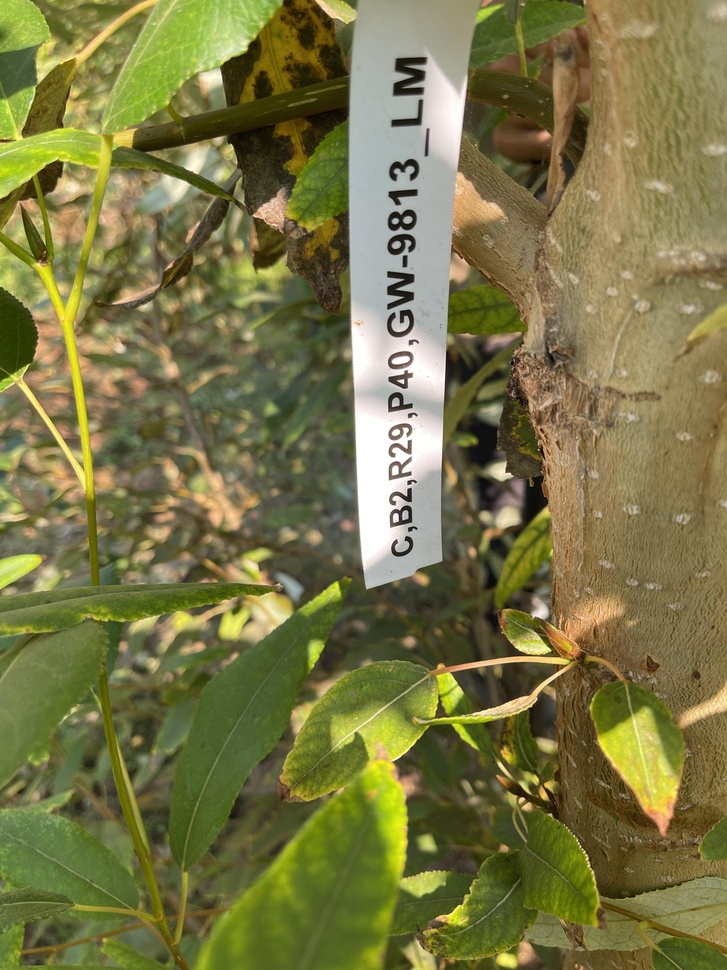
#> input picture dataset/001FD477-9448-4514-BA0A-599AA304357C.jpg, 727 x 970 px, shrunk from 3024 x 4032 before the run; its folder holds 4 pictures in this run
$ jupyter execute --allow-errors model_from_masks.ipynb
#> lines starting #> are read from the running program, lines starting #| are printed output that depends on the picture; after the words box and inside, x2 and y2 are one past the last pixel; in counts of white or black regions, pixels touching at a corner belong together; pictures that were not available may be replaced by others from this repository, and a replacement may not be noted
[cell 1]
import os
import cv2
import math
import pickle
import random
import numpy as np
import pandas as pd
from pathlib import Path
from threading import Thread
import matplotlib.pyplot as plt
from IPython.display import clear_output
from sklearn.preprocessing import StandardScaler
from sklearn.ensemble import RandomForestClassifier
from sklearn.model_selection import train_test_split
from sklearn.metrics import accuracy_score, confusion_matrix, ConfusionMatrixDisplay

[cell 2]
# get smoky-mountain-data-comp folder
HOME_DIR = str(Path().cwd().parent)

# get the sam data folder
SAM_FOLDER = "seg_from_SAM"

# consistent randmo seed for everything
RANDOM_SEED = 107

# load the spreadsheet into the kernel
#> (the rest of this cell did not finish here and is left out)

Functions and Type Declarations

[cell 3]
cv2.Image = np.ndarray
cv2.Contour = np.ndarray

# shows an image on ipynb
def imshow(img: np.ndarray) -> None:
    plt.axis('off')
    plt.grid(False)
    plt.imshow(cv2.cvtColor(img, cv2.COLOR_BGR2RGB))
    plt.show()

# get a random filename from within the sheet
def get_random_filename() -> str:
    return SHEET_DATA['filename'][random.randint(0, len(SHEET_DATA)-1)]

# display filename and image, and get image going to filename
def get_image(filename: str = None, show: bool = True):
    if filename is None:
        filename = get_random_filename()
    img = cv2.imread(f"{HOME_DIR}/dataset/{filename}")
    if show:
        print(filename)
        imshow(img)
    return img

def draw_contours(contours: list[cv2.Contour], img: cv2.Image, mode: str = "random") -> cv2.Image:
    """ Draw contours onto an image with random colors """
    draw_img = img.copy()
    for contour in contours:
        if mode == "random":
            color = tuple(random.randint(150, 255) for _ in range(3))
        elif mode == "red":
            color = (0, 0, 255)
        elif mode == "blue":
            color = (255, 0, 0)
        elif mode == "green":
            color = (0, 255, 0)
        else:
            raise Exception("Invalid color mode.")
        draw_img = cv2.drawContours(draw_img, [contour], -1, color, 5)
    return draw_img

# easy access grayscale function
def grayscale(img: cv2.Image) -> cv2.Image:
    return cv2.cvtColor(img, cv2.COLOR_BGR2GRAY)

Get the contours from the segmented images

[cell 4]
def load_contours(img: cv2.Image, mask: cv2.Image, show: bool = False) -> list[cv2.Contour]:

    # find contours from the mask
    edged = cv2.Canny(mask, threshold1=0, threshold2=0)
    contours = cv2.findContours(edged, cv2.RETR_EXTERNAL, cv2.CHAIN_APPROX_SIMPLE)[0]

    # filter away ones that are too small
    contours = [*filter(lambda cnt: cv2.contourArea(cnt) > float(np.prod(img.shape[:2])) / 1000, contours)]

    if show:
        drawn_contours = draw_contours(contours, cv2.cvtColor(grayscale(img), cv2.COLOR_GRAY2BGR), mode="green")
        imshow(drawn_contours)

    return contours

filename = random.choice(os.listdir(f"{SAM_FOLDER}/images"))
img = get_image(filename)
#> in get_image, img is the input picture: shape (970, 727, 3); mean B, G, R 69.7, 118, 121.1
mask = cv2.imread(f"{SAM_FOLDER}/images/{filename}", cv2.IMREAD_GRAYSCALE)
#> mask: shape (970, 727); min 0, max 255, mean 113.4

_ = load_contours(img, mask, show=True)
#> in load_contours, `edged = cv2.Canny(mask, threshold1=0, threshold2=0)`:
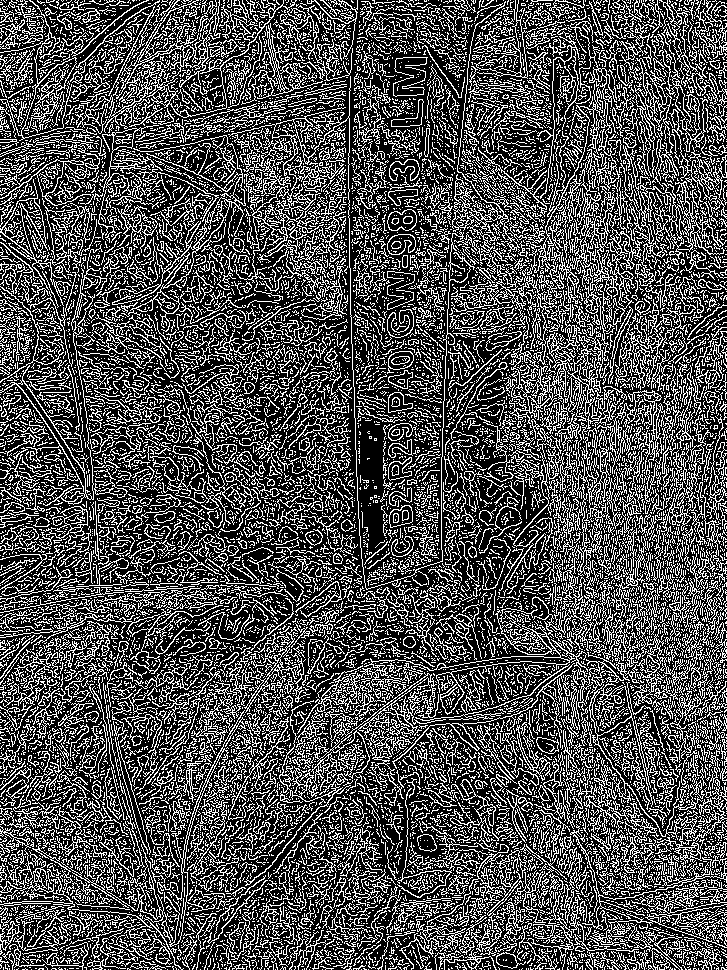
#> edged: shape (970, 727); 30.9% white in thin lines or dots
#> in load_contours, `contours = cv2.findContours(edged, cv2.RETR_EXTERNAL, cv2.CHAIN_APPROX..`: contours = 14615 contours, 14083 with area under 20; largest, box (x1, y1, x2, y2) and area: (559, 186, 636, 378) 3020, (228, 76, 475, 590) 2764, (451, 278, 580, 434) 2220, (112, 135, 246, 332) 1719, (526, 21, 622, 273) 1596
#> in load_contours, `contours = [*filter(lambda cnt: cv2.contourArea(cnt) > float(np.prod(i..`: contours = 17 contours; largest, box (x1, y1, x2, y2) and area: (559, 186, 636, 378) 3020, (228, 76, 475, 590) 2764, (451, 278, 580, 434) 2220, (112, 135, 246, 332) 1719, (526, 21, 622, 273) 1596
#> the loop in draw_contours, `for contour in contours:` made 17 passes
#> pass 1, in draw_contours, `draw_img = cv2.drawContours(draw_img, [contour], -1, color, 5)`:
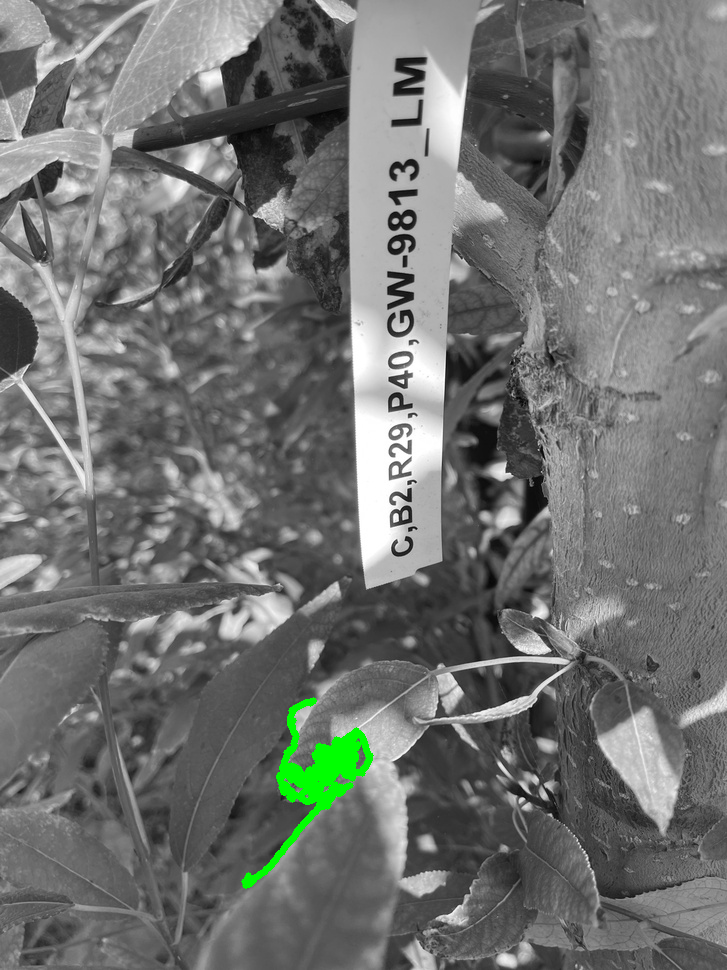
#> draw_img: shape (970, 727, 3); mean B, G, R 112.6, 114.5, 112.6
#> pass 2, in draw_contours, `draw_img = cv2.drawContours(draw_img, [contour], -1, color, 5)`:
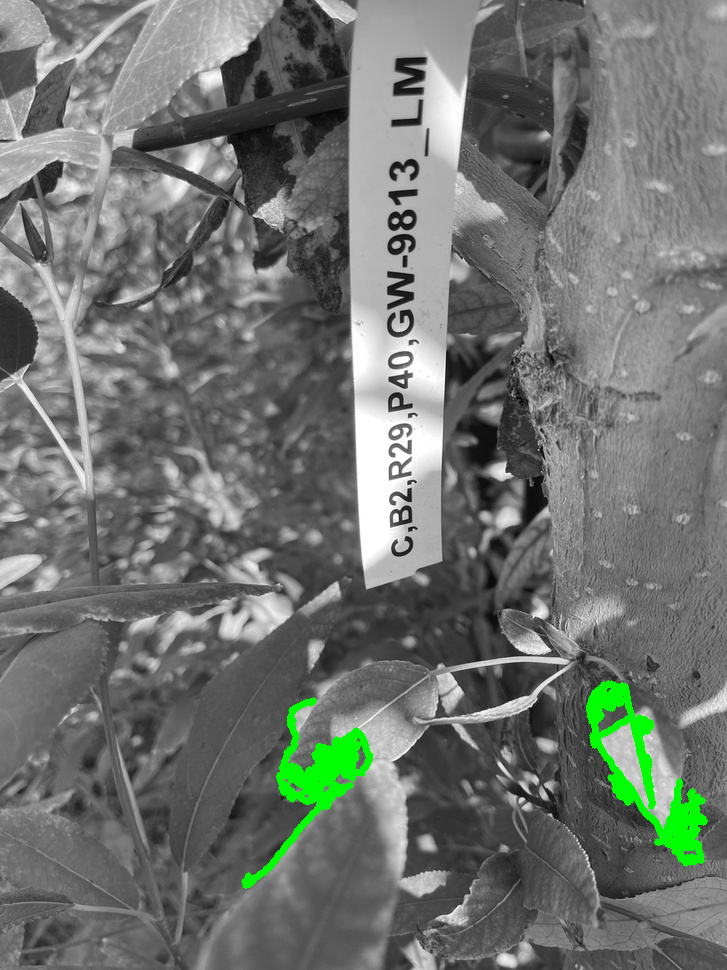
#> draw_img: shape (970, 727, 3); 0.91% of pixels changed, all inside (x1, y1, x2, y2) = (586, 680, 708, 867)
#> pass 3, in draw_contours, `draw_img = cv2.drawContours(draw_img, [contour], -1, color, 5)`:
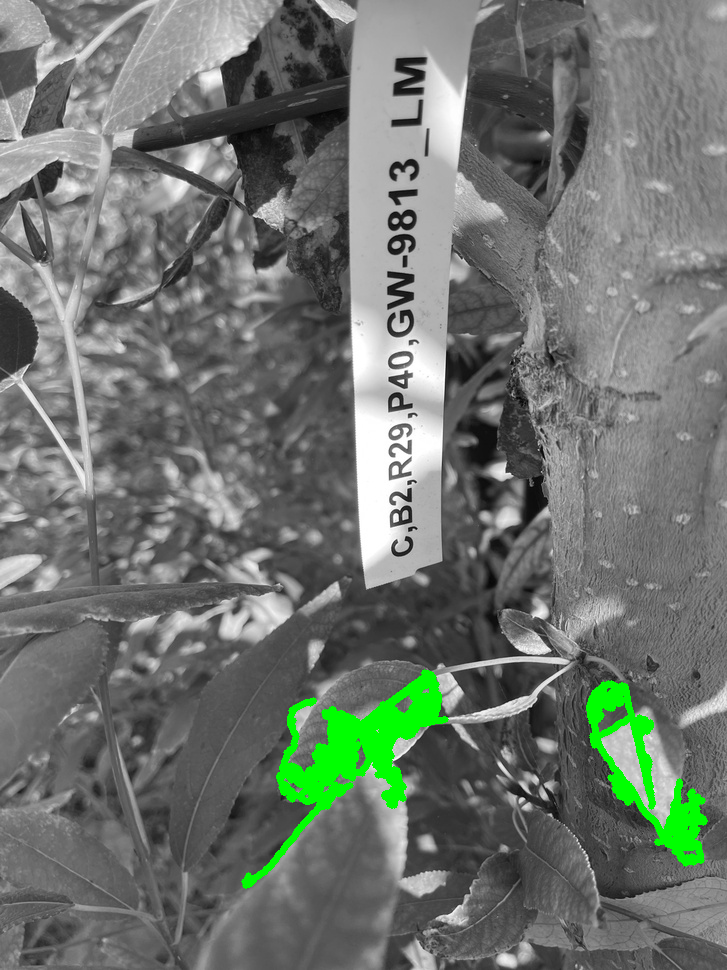
#> draw_img: shape (970, 727, 3); 0.79% of pixels changed, all inside (x1, y1, x2, y2) = (321, 669, 449, 809)
#> after the loop in draw_contours, `for contour in contours:`:
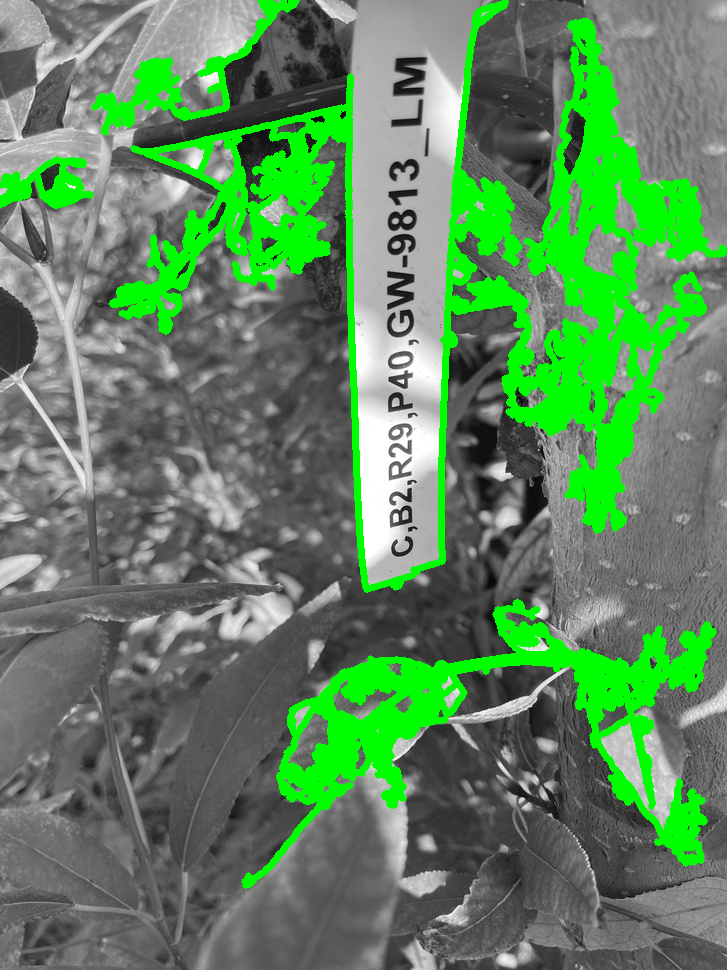
#> draw_img: shape (970, 727, 3); 12.92% of pixels changed, all inside (x1, y1, x2, y2) = (0, 0, 727, 736)

Get the features from the contour

[cell 5]
def get_features_mask(contour: cv2.Contour, img: cv2.Image) -> dict[str, float]:

    # get contour moments
    moments = cv2.HuMoments(cv2.moments(contour))
    adjusted_moments = map(lambda x: -math.copysign(1.0, x) * math.log10(abs(x)), [*moments])
    moment_dict = {f'h{i}': m for i, m in enumerate(adjusted_moments)}

    area = cv2.contourArea(contour)
    x, y, w, h = cv2.boundingRect(contour)

    # the idea here is that ratios are more important than the values themselevs
    # get ratio of area to bounding rect, perimeter, and bounding hull
    area_rect_ratio = area / (w * h)
    area_peri_ratio = area / cv2.arcLength(contour, True) ** 2    # might make it too sensitive :O
    convex_area_ratio = area / cv2.contourArea(cv2.convexHull(contour))

    # ratio of area covered by fit ellipse to contour
    el_mask, cnt_mask = [np.zeros((y+h*3, x+w*3)) for _ in range(2)]
    ellipse = cv2.fitEllipse(contour)
    ellipse_area = float(np.prod(ellipse[1])) * math.pi / 4
    el_mask = cv2.ellipse(el_mask, ellipse, 100, thickness=cv2.FILLED)
    cnt_mask = cv2.drawContours(cnt_mask, [contour], -1, 100, cv2.FILLED)
    total_mask = cv2.threshold((el_mask + cnt_mask).astype(np.uint8), 150, 255, 0)[1]
    merged_contours = cv2.findContours(total_mask, cv2.RETR_EXTERNAL, cv2.CHAIN_APPROX_SIMPLE)[0]
    total_merged_area = sum(map(cv2.contourArea, merged_contours))

    # ratio of area (in contour and ellipse) to interesct with bounding ellipse
    area_intersect_ratio = total_merged_area / area
    area_ellipse_intersect_ratio = total_merged_area / ellipse_area

    # get average color - in hsv
    drawn_contour = cv2.drawContours(np.zeros(img.shape[:2], dtype=np.uint8), [contour], -1, (255), cv2.FILLED)
    mean = cv2.mean(img, mask=drawn_contour)
    avg_colors = {
        label: col_val for label, col_val
        in zip(['col_h', 'col_s', 'col_v'], mean)
    }

    # get ratio of contour area to area of whole image
    area_imagearea_ratio = area / float(np.prod(img.shape[:2]))

    # return extracted features
    return {
        'area_peri': area_peri_ratio,
        'area_rect': area_rect_ratio,
        'area_convex': convex_area_ratio,
        'area_elli_inter': area_intersect_ratio,
        'ellipse_elli_inter': area_ellipse_intersect_ratio,
        'area_image': area_imagearea_ratio
    } | moment_dict | avg_colors

Train model subjectively

[cell 6]
IMAGE_COUNT = 15

class FeatureThread(Thread):
    def __init__(self, contour: cv2.Contour, img: cv2.Image):
        Thread.__init__(self)
        self.contour = contour
        self.img = img
        self.features = None
    def run(self):
        self.features = get_features_mask(self.contour, self.img)

data = []
random.seed(RANDOM_SEED)
files = {*random.choices(os.listdir(f"{SAM_FOLDER}/images"), k=IMAGE_COUNT)}
try:
    for filename in files:

        # get the image and the leaf contours
        img = get_image(filename, show=False)
        mask = cv2.imread(f"{SAM_FOLDER}/images/{filename}", cv2.IMREAD_GRAYSCALE)
        contours = load_contours(img, mask)
#> in load_contours (call 2), `contours = cv2.findContours(edged, cv2.RETR_EXTERNAL, cv2.CHAIN_APPROX..`: contours = 14615 contours, 14083 with area under 20; largest, box (x1, y1, x2, y2) and area: (559, 186, 636, 378) 3020, (228, 76, 475, 590) 2764, (451, 278, 580, 434) 2220, (112, 135, 246, 332) 1719, (526, 21, 622, 273) 1596
#> in load_contours (call 2), `contours = [*filter(lambda cnt: cv2.contourArea(cnt) > float(np.prod(i..`: contours = 17 contours; largest, box (x1, y1, x2, y2) and area: (559, 186, 636, 378) 3020, (228, 76, 475, 590) 2764, (451, 278, 580, 434) 2220, (112, 135, 246, 332) 1719, (526, 21, 622, 273) 1596

        # go through each leaf
        for contour in contours:

            # start a thread for feature extraction
            thread = FeatureThread(contour, img)
            thread.start()

            # generate mask of only the leaf being shown
            mask = cv2.drawContours(np.zeros(img.shape[:2], dtype=np.uint8), [contour], -1, 255, cv2.FILLED)
            masked_img = cv2.bitwise_and(img, img, mask=mask)
            imshow(masked_img)

            # wait for thread to run during input, join thread, and take data
            is_leaf = input("Is this image a proper leaf?")
            thread.join()
            data.append(thread.features | {'is_leaf': is_leaf})
            clear_output()

# store data regardless of exit scenario
finally:
    df = pd.DataFrame(data)
    pd.set_option('display.width', 300)
    print(df.head())
    if SAM_FOLDER not in os.listdir():
        os.mkdir(SAM_FOLDER)
    df.to_csv(f'{SAM_FOLDER}/data.csv', index=False)
